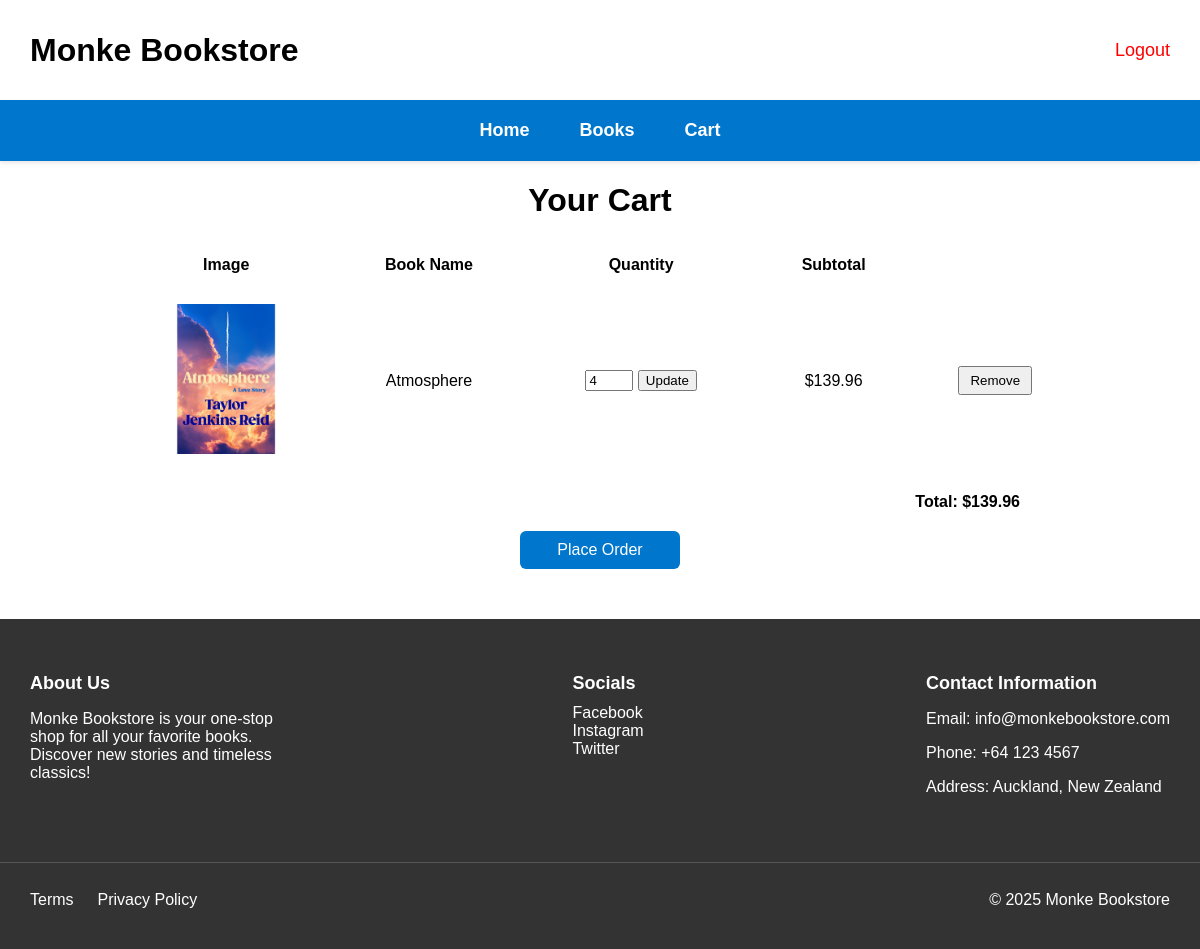
The page /cart/ (signed in) on the database as committed earlier.
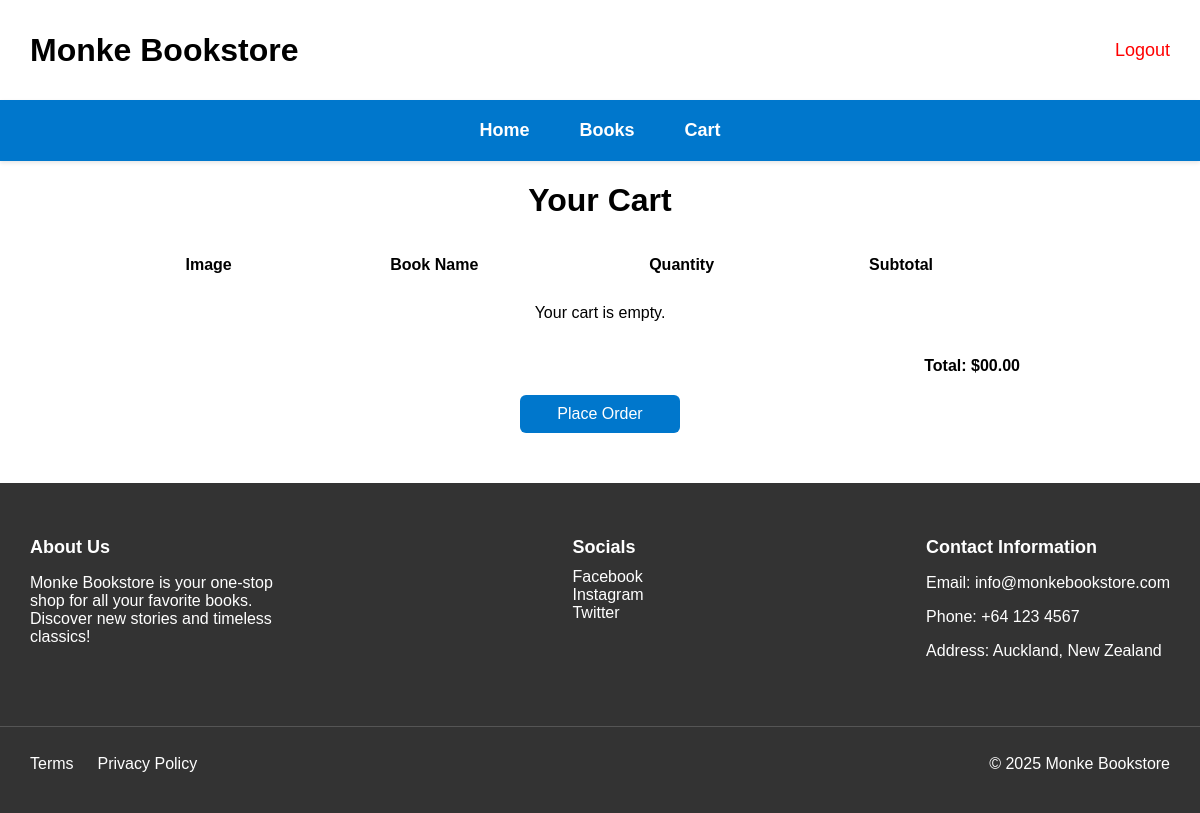
The same page on the database as committed later.
### cart/models.py (models this page shows, shortened)
class CartItem(models.Model):
    cart = models.ForeignKey(Cart, on_delete=models.CASCADE, related_name="items")
    book = models.ForeignKey(Book, on_delete=models.CASCADE)
    quantity = models.PositiveIntegerField(default=1)
    @property
    def subtotal(self):
        return self.book.price * self.quantity

class Cart(models.Model):
    profile = models.ForeignKey(Profile, on_delete=models.CASCADE)
    total_amount = models.DecimalField(max_digits=6, decimal_places=2, default=0)

### books/models.py (models this page shows, shortened)
class Book(models.Model):
    GENRE_CHOICES = [
        ('FIC', 'Fiction'),
        ('NF', 'Non-Fiction'),
        ('MYS', 'Mystery'),
        ('ROM', 'Romance'),
        ('SCI', 'Science Fiction'),
        ('FAN', 'Fantasy'),
        ('BIO', 'Biography'),
        ('HIS', 'History'),
        ('EDU', 'Educational')
    ]
    image = models.ImageField(upload_to='book_images/', blank=True, null=True)
    title = models.CharField(max_length=255)
    author = models.CharField(max_length=255)
    genre = models.CharField(max_length=50, choices=GENRE_CHOICES, default="FIC")
    description = models.TextField(blank=True, null=True)
    price = models.DecimalField(max_digits=6, decimal_places=2)

### cart/views.py (the view)
# urls.py: path('', views.cart_detail, name='cart_detail'),
@login_required
def cart_detail(request):
    profile, _ = Profile.objects.get_or_create(user=request.user)
    cart, _ = Cart.objects.get_or_create(profile=profile)
    cart_items = CartItem.objects.filter(cart=cart)
    return render(request, "cart/cart.html", {
        "cart_items": cart_items,
        "total_amount": cart.total_amount,
    })

### cart/templates/cart/cart.html (shortened to what this page needs)
{% extends "base.html" %}
{% load static %}
{% block extra_css %}
<link rel="stylesheet" href="{% static 'css/cart.css' %}">
{% endblock %}
{% block content %}
    <h1 style="text-align:center;">Your Cart</h2>
    <table>
        <tr>
            <th>Image</th>
            <th>Book Name</th>
            <th>Quantity</th>
            <th>Subtotal</th>
            <th></th>
        </tr>
        {% if cart_items %}
            {% for item in cart_items %}
            <tr>
                <td>
                    {% if item.book.image %}
                        <img src="{{ item.book.image.url }}" alt="{{ item.book.title }}">
                    {% else %}
                        Image Failed To Load
                    {% endif %}
                </td>
                <td>{{ item.book.title }}</td>
                <td>
                    <form method="post" action="{% url 'update_cart_item' item.id %}">
                        <input type="number" name="quantity" value="{{ item.quantity }}" min="0">
                        <button type="submit">Update</button>
                    </form>
                </td>
                <td>${{ item.subtotal }}</td>
                <td class="actions">
                    <form method="post" action="{% url 'update_cart_item' item.id %}">
                        <button type="submit">Remove</button>
                    </form>
                </td>
            </tr>
            {% endfor %}
        {% else %}
            <tr>
                <td colspan="5">Your cart is empty.</td>
            </tr>
        {% endif %}
    </table>
    <div class="total">
        Total: ${{ total_amount|default:"00.00" }}
    </div>
    <a class="place-order" href="{% url 'place_order' %}">Place Order</a>
{% endblock %}

Rows that differ between the two databases and show on the page:
removed CartItem: book.image (picture), book "Atmosphere", quantity "4", subtotal "139.96"
changed Cart: total_amount "139.96" → "00.00"
Other text that changed with them:
text now shown: "Your cart is empty."
